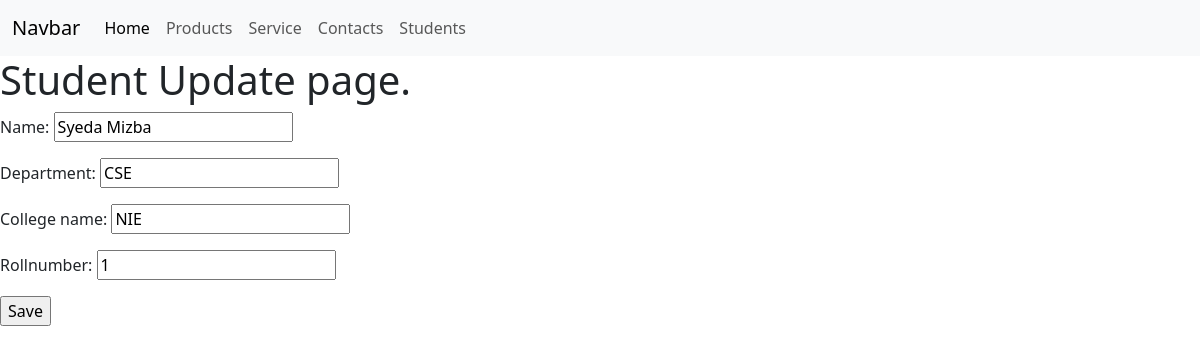
/1/update, run on the app's committed database.
### CSE/models.py (models this page shows, shortened)
class Student(models.Model):
    name = models.CharField(max_length=50)
    department = models.CharField(max_length=30)
    college_name = models.CharField(max_length=30)
    rollnumber = models.IntegerField()

### CSE/views.py (the view)
# urls.py: path('<pk>/update', StudentUpdate.as_view(), name = 'update'),
class StudentUpdate(UpdateView):
    model = Student
    fields = '__all__'
    template_name = 'CBV/update.html'
    success_url = '/'

### templates/CBV/update.html (shortened to what this page needs)
{% extends 'basic.html' %}
{% block content %}
<h1>Student Update page.</h1>
<form method="post">
    {{ form.as_p }}
    <input type="submit" class = "button" value="Save">
</form>
{% endblock %}

### data on the page
Student: name "Syeda Mizba", department "CSE", college_name "NIE", rollnumber "1"
